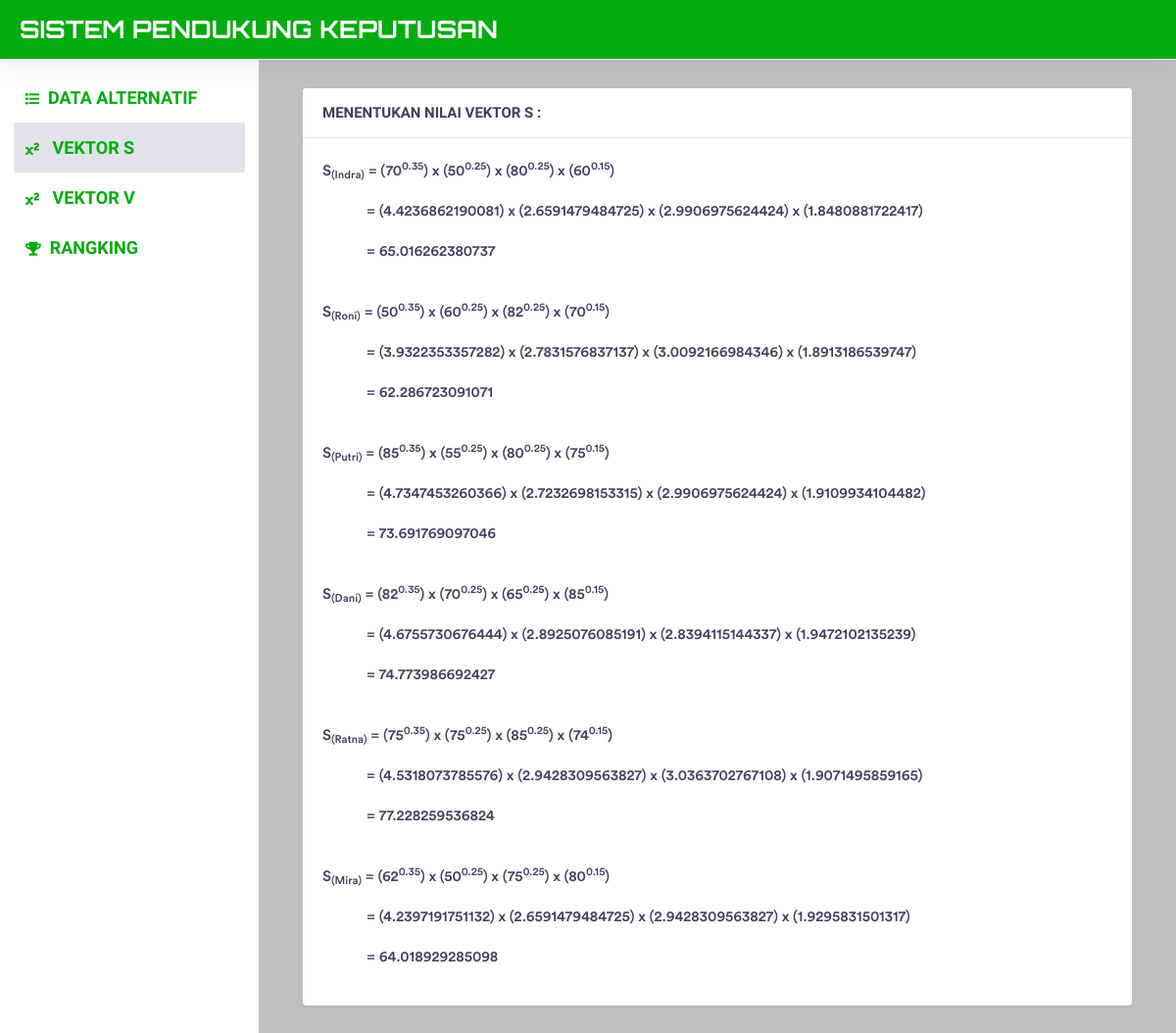
The page /index.php/spk/vektor_s on the database its author committed.
### tables this page shows
CREATE TABLE `tabel_bobot` (
  `id_bobot` int(11) NOT NULL,
  `w1` double NOT NULL,
  `w2` double NOT NULL,
  `w3` double NOT NULL,
  `w4` double NOT NULL
);

CREATE TABLE `tabel_alternatif` (
  `id_alternatif` int(11) NOT NULL,
  `nama` varchar(255) NOT NULL,
  `c1` int(11) NOT NULL,
  `c2` int(11) NOT NULL,
  `c3` int(11) NOT NULL,
  `c4` int(11) NOT NULL
);

### application/controllers/SPK.php (called while the page is built, shortened)
<?php
class SPK extends CI_Controller
{
    public function __construct()
    {
        $this->load->model('WP_model');
    }
    public function vektor_s()
    {
        $data["alternatif"] = $this->WP_model->select_data("tabel_alternatif")->result();
        $data_b["bobot"] = $this->WP_model->select_data("tabel_bobot")->result();
        $this->load->view('vektor_s', $data + $data_b);
    }
}

### index.php (called while the page is built, shortened)
<?php
require_once BASEPATH.'core/CodeIgniter.php';

### application/models/WP_model.php (called while the page is built, shortened)
<?php
class WP_model extends CI_Model
{
	public function select_data($tabel)
	{
		return $this->db->get($tabel);
    }
}

### application/views/vektor_s.php (the view, shortened to what this page needs)
<!DOCTYPE html>
<html lang="en">
<head>
</head>
<body>
    <div class="dashboard-main-wrapper">
        <div class="dashboard-wrapper" style="background-color: silver;">
            <div class="dashboard-ecommerce">
                <div class="container-fluid dashboard-content ">
                    <div class="col-xl-12 col-lg-12 col-md-12 col-sm-12 col-12">
                        <div class="card">
                        <h5 class="card-header" style="font-family: 'Electrolize', sans-serif; font-weight:bold;">MENENTUKAN NILAI VEKTOR S :</h5>
                        <br>
                        <?php
                        foreach($alternatif as $data_alter)
                        {
                            foreach($bobot as $data_bot)
                            { ?>
                            <h5 style="text-indent: 20px;">S<sub>(<?=$data_alter->nama?>)</sub> = (<?=$data_alter->c1?><sup><?=$data_bot->w1?></sup>) x (<?=$data_alter->c2?><sup><?=$data_bot->w2?></sup>) x (<?=$data_alter->c3?><sup><?=$data_bot->w3?></sup>) x (<?=$data_alter->c4?><sup><?=$data_bot->w4?></sup>)</h5>
                            <h5 style="text-indent: 65px;">= (<?=pow($data_alter->c1, $data_bot->w1)?>) x (<?=pow($data_alter->c2, $data_bot->w2)?>) x (<?=pow($data_alter->c3, $data_bot->w3)?>) x (<?=pow($data_alter->c4, $data_bot->w4)?>)</h5>
                            <h5 style="text-indent: 65px;">= <?=pow($data_alter->c1, $data_bot->w1) * pow($data_alter->c2, $data_bot->w2) * pow($data_alter->c3, $data_bot->w3) * pow($data_alter->c4, $data_bot->w4)?></h5>
                            <br>
                            <?php } ?>
                        <?php } ?>
                        </div>
                    </div>
                </div>
            </div>
        </div>
    </div>
</body>
</html>

### assets/styles/style.css (style rules this page uses)
.dashboard-wrapper { background-color: silver; }
.card-header { font-family: 'Electrolize', sans-serif; font-weight:bold; }

### rows shown on the page
tabel_alternatif: nama "Indra", c1 "70", c2 "50", c3 "80", c4 "60", c1.w1 "4.4236862190081", c2.w2 "2.6591479484725", c3.w3 "2.9906975624424", c4.w4 "1.8480881722417", c1+c2+c3 "65.016262380737"
tabel_bobot: w1 "0.35", w2 "0.25", w3 "0.25", w4 "0.15"
tabel_alternatif: nama "Roni", c1 "50", c2 "60", c3 "82", c4 "70", c1.w1 "3.9322353357282", c2.w2 "2.7831576837137", c3.w3 "3.0092166984346", c4.w4 "1.8913186539747", c1+c2+c3 "62.286723091071"
tabel_alternatif: nama "Putri", c1 "85", c2 "55", c3 "80", c4 "75", c1.w1 "4.7347453260366", c2.w2 "2.7232698153315", c3.w3 "2.9906975624424", c4.w4 "1.9109934104482", c1+c2+c3 "73.691769097046"
tabel_alternatif: nama "Dani", c1 "82", c2 "70", c3 "65", c4 "85", c1.w1 "4.6755730676444", c2.w2 "2.8925076085191", c3.w3 "2.8394115144337", c4.w4 "1.9472102135239", c1+c2+c3 "74.773986692427"
tabel_alternatif: nama "Ratna", c1 "75", c2 "75", c3 "85", c4 "74", c1.w1 "4.5318073785576", c2.w2 "2.9428309563827", c3.w3 "3.0363702767108", c4.w4 "1.9071495859165", c1+c2+c3 "77.228259536824"
tabel_alternatif: nama "Mira", c1 "62", c2 "50", c3 "75", c4 "80", c1.w1 "4.2397191751132", c2.w2 "2.6591479484725", c3.w3 "2.9428309563827", c4.w4 "1.9295831501317", c1+c2+c3 "64.018929285098"
